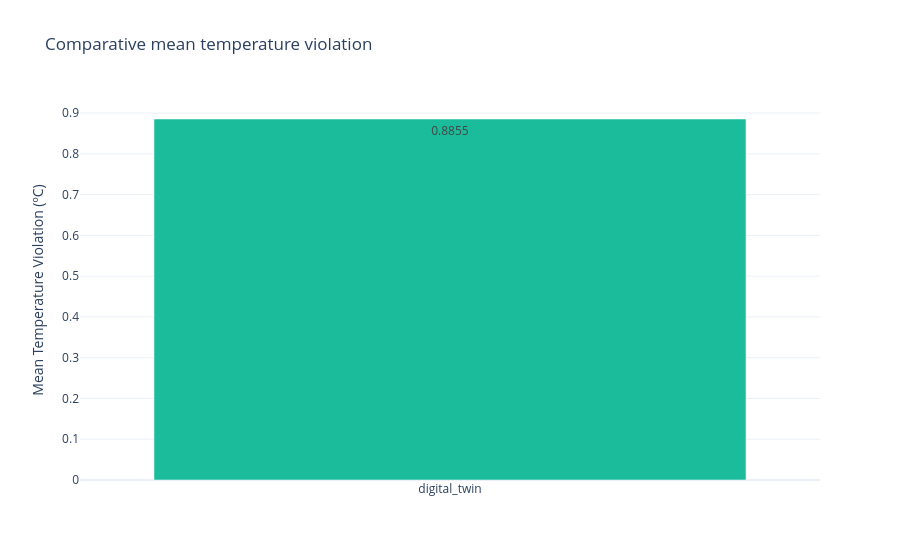

Write notebook code for a chart like this one.
### Code cell
fig = plot_bar(mean_temp_violation_dict, bar_colors=colors[:df_num])
fig.update_layout(title='Comparative mean temperature violation',
                  xaxis_title='',
                  yaxis_title='Mean Temperature Violation (ºC)')

#fig.write_image("/workspaces/python-plot-env/outputs/mean_temp_violations.png")
fig.show()

### Figure 1 — Plotly figure (JSON) as saved in the notebook; plotly's stock layout.template omitted (floating-point values rounded to 4 significant figures)
{"data": [{"marker": {"color": ["#1ABC9C"]}, "text": ["0.8854661502789973"], "textposition": "inside", "texttemplate": "%{text:.4f}", "type": "bar", "x": ["digital_twin"], "y": [0.8855]}], "layout": {"title": {"text": "Comparative mean temperature violation"}, "xaxis": {"title": {"text": ""}}, "yaxis": {"title": {"text": "Mean Temperature Violation (ºC)"}}}}
